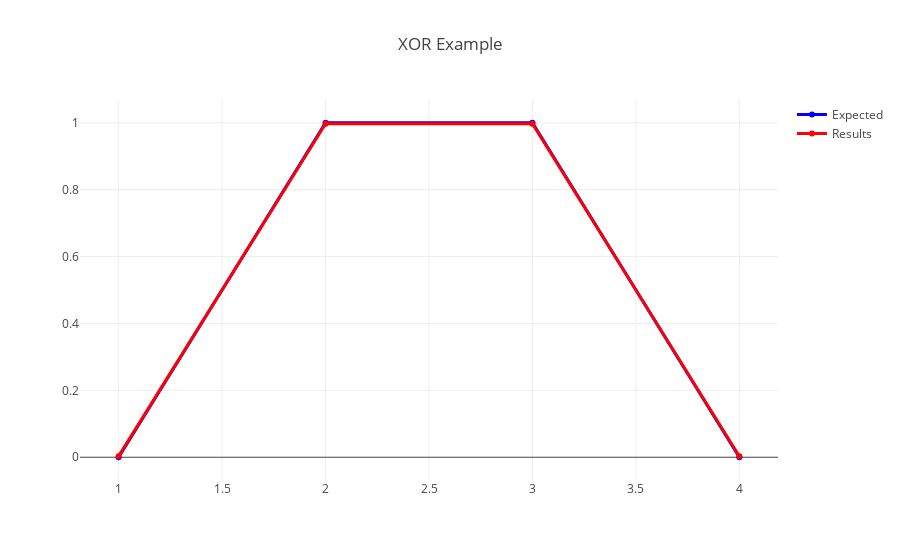

Notebook cell for this chart:
### Code cell
import { tensor1D } from "https://deno.land/x/netsaur/mod.ts";
import { Visualizer } from "https://deno.land/x/netsaur/visualizer/mod.ts";

import {
  AUTO,
  Cost,
  DenseLayer,
  Sequential,
  setupBackend,
  SigmoidLayer,
  tensor2D,
} from "https://deno.land/x/netsaur@0.3.1/mod.ts";

await setupBackend(AUTO);

const net = new Sequential({
  size: [4, 2],

  silent: true,

  layers: [
    DenseLayer({ size: [3] }),
    SigmoidLayer(),
    DenseLayer({ size: [1] }),
    SigmoidLayer(),
  ],

  cost: Cost.MSE,
});

net.train(
  [
    {
      inputs: tensor2D([
        [0, 0],
        [1, 0],
        [0, 1],
        [1, 1],
      ]),
      outputs: tensor2D([[0], [1], [1], [0]]),
    },
  ],
  1000000,
);

const visualizer = new Visualizer("XOR Example");
await visualizer.graph(net, [
  tensor1D([0, 0]),
  tensor1D([1, 0]),
  tensor1D([0, 1]),
  tensor1D([1, 1]),
], [
  tensor1D([0]),
  tensor1D([1]),
  tensor1D([1]),
  tensor1D([0]),
]);

### Figure 1 — Plotly figure (JSON) as saved in the notebook; plotly's stock layout.template omitted (floating-point values rounded to 4 significant figures)
{"data": [{"line": {"color": "blue", "width": 3}, "mode": "lines+markers", "name": "Expected", "type": "scatter", "x": [1, 2, 3, 4], "y": [0, 1, 1, 0]}, {"line": {"color": "red", "width": 3}, "mode": "lines+markers", "name": "Results", "type": "scatter", "x": [1, 2, 3, 4], "y": [0.003289, 0.997, 0.997, 0.00303]}], "layout": {"title": "XOR Example"}}
